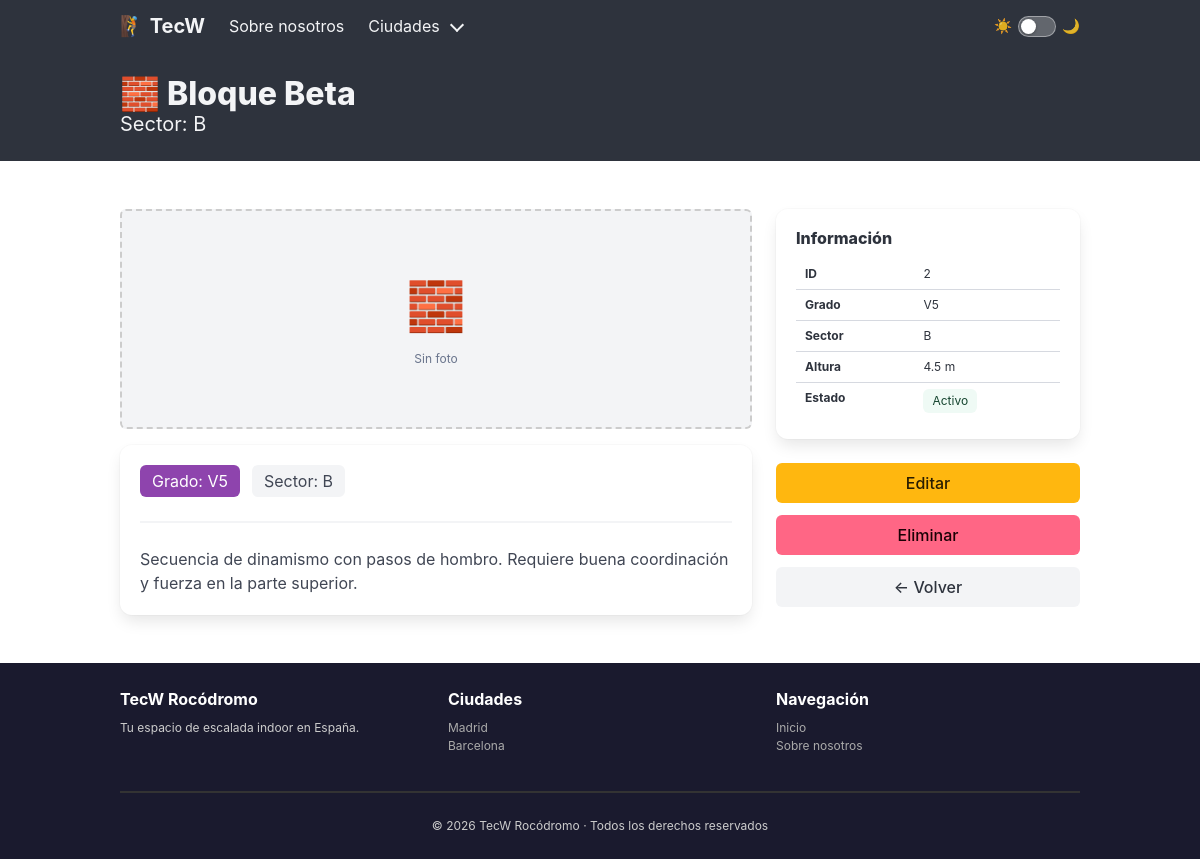
The app's page /blocks/2, older data.
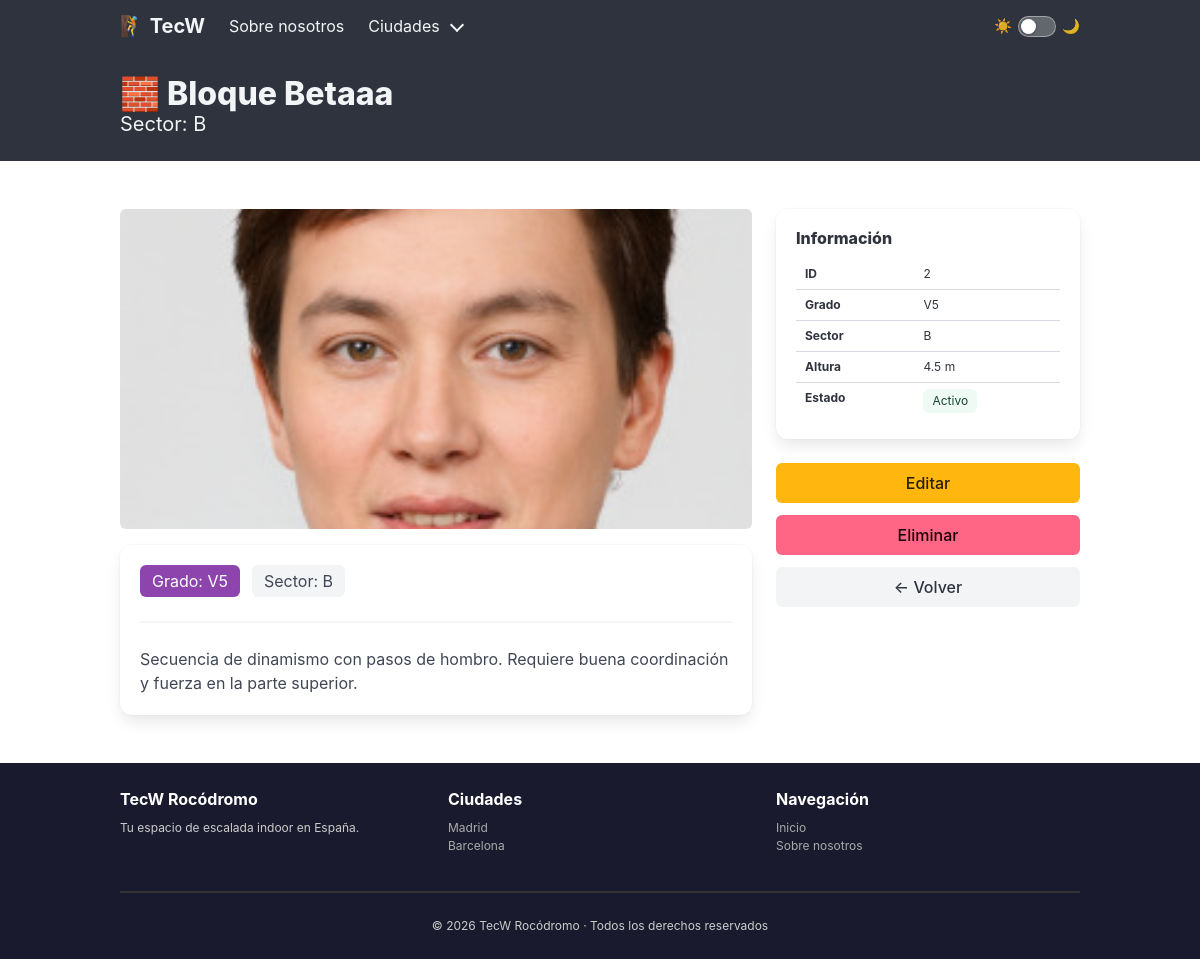
The same page, newer data.
### tecw_02_flask/app/models/blocks.py (models this page shows, shortened)
class Block(db.Model):
    __tablename__ = "blocks"
    id          = db.Column(db.Integer, primary_key=True)
    name        = db.Column(db.String(100), nullable=False)
    grade       = db.Column(db.String(10), nullable=False)   # V-scale: V0, V3, etc.
    color       = db.Column(db.String(7), nullable=False)    # hex: #e74c3c
    sector      = db.Column(db.String(5), nullable=False)
    height      = db.Column(db.Float, nullable=False)        # metros
    city        = db.Column(db.String(50), nullable=False)   # madrid / barcelona
    active      = db.Column(db.Boolean, default=True)
    picture     = db.Column(db.String(200), nullable=True)
    description = db.Column(db.Text, nullable=True)

### tecw_02_flask/app/blueprints/blocks.py (the view)
@block_bp.route('/<int:block_id>')
@load_block
def get_block_by_id(block):
    return render_template('blocks/block_detail.html', block=block)

### tecw_02_flask/app/app.py (called while the page is built)
@app.before_request
def before_request():
    log = f"Request: {request.method} {request.path}"
    logging.debug(log)

### tecw_02_flask/app/blueprints/blocks.py (called while the page is built)
@block_bp.after_request
def add_total_blocks_header(response):
    response.headers['X-Total-Blocks'] = Block.query.count()
    return response

def load_block(f):
    @wraps(f)
    def decorated_function(*args, **kwargs):
        block_id = kwargs.pop('block_id', None)
        if block_id is not None:
            block = Block.query.get(block_id)
            if block is None:
                abort(404)
            kwargs['block'] = block
        return f(*args, **kwargs)
    return decorated_function

### tecw_02_flask/app/templates/blocks/block_detail.html (shortened to what this page needs)
{% extends 'common/layouts/main_layout.html' %}
{% block content %}
<section class="hero is-dark is-small">
    <div class="hero-body">
        <div class="container">
            <p class="title">🧱 {{ block.name }}</p>
            <p class="subtitle">Sector: {{ block.sector }}</p>
        </div>
    </div>
</section>
<section class="section">
    <div class="container">
        <div class="columns">
            <div class="column is-8">
                {% if block.picture %}
                <figure class="image mb-4" style="max-height: 320px; overflow: hidden; border-radius: 6px;">
                    <img src="/images/{{ block.picture }}" alt="{{ block.name }}"
                         style="width: 100%; height: 320px; object-fit: cover;">
                </figure>
                {% else %}
                <div class="mb-4 is-flex is-align-items-center is-justify-content-center has-background-light"
                     style="height: 220px; border-radius: 6px; border: 2px dashed #ccc;">
                    <div class="has-text-centered has-text-grey">
                        <p style="font-size: 3rem;">🧱</p>
                        <p class="is-size-7 mt-2">Sin foto</p>
                    </div>
                </div>
                {% endif %}
                <div class="box">
                    <div class="level mb-4">
                        <div class="level-left">
                            <div class="level-item">
                                <span class="tag is-medium" style="background-color: {{ block.color }}; color: white;">
                                    Grado: {{ block.grade }}
                                </span>
                            </div>
                            <div class="level-item">
                                <span class="tag is-medium is-light">Sector: {{ block.sector }}</span>
                            </div>
                        </div>
                    </div>
                    <hr>
                    <p class="content">{{ block.description }}</p>
                </div>
            </div>
            <div class="column is-4">
                <div class="box">
                    <p class="title is-6 mb-3">Información</p>
                    <table class="table is-fullwidth is-size-7">
                        <tbody>
                            <tr><th>ID</th><td>{{ block.id }}</td></tr>
                            <tr><th>Grado</th><td>{{ block.grade }}</td></tr>
                            <tr><th>Sector</th><td>{{ block.sector }}</td></tr>
                            <tr><th>Altura</th><td>{{ block.height }} m</td></tr>
                            <tr><th>Estado</th>
                                <td>
                                    {% if block.active %}
                                    <span class="tag is-success is-light">Activo</span>
                                    {% else %}
                                    <span class="tag is-danger is-light">Inactivo</span>
                                    {% endif %}
                                </td>
                            </tr>
                        </tbody>
                    </table>
                </div>
                <div class="buttons">
                    <a class="button is-warning is-fullwidth" href="/blocks/{{ block.id }}/edit">Editar</a>
                    <button class="button is-danger is-fullwidth" onclick="document.getElementById('modal-delete').classList.add('is-active')">Eliminar</button>
                    <a class="button is-light is-fullwidth" href="/blocks">← Volver</a>
                </div>
            </div>
        </div>
    </div>
</section>
{% endblock %}

Row changes from the older to the newer data that the page shows:
changed Block id 2: name "Bloque Beta" → "Bloque Betaaa"; picture: picture added
Text that changed along with them:
text no longer shown: "🧱 Sin foto"
